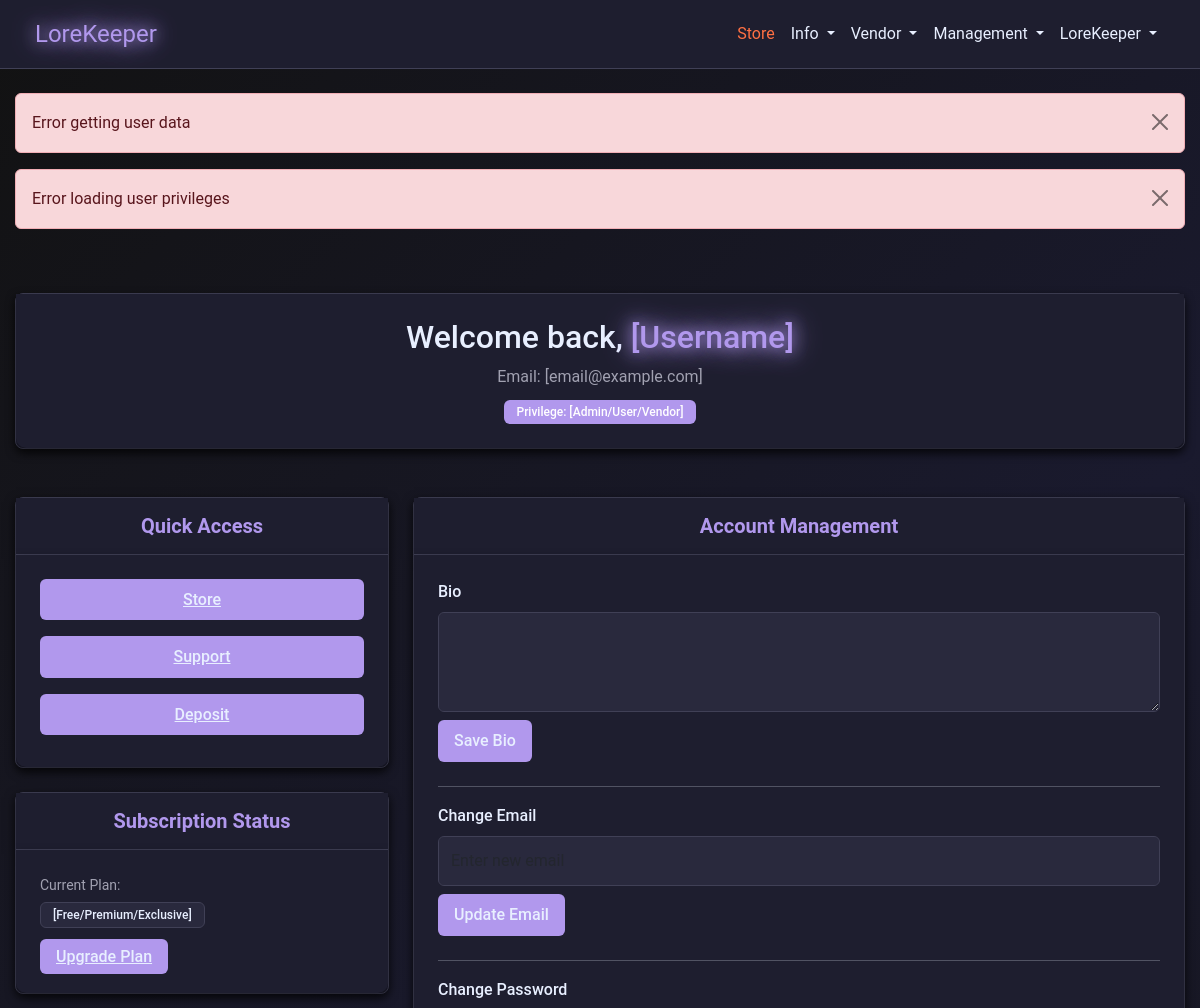
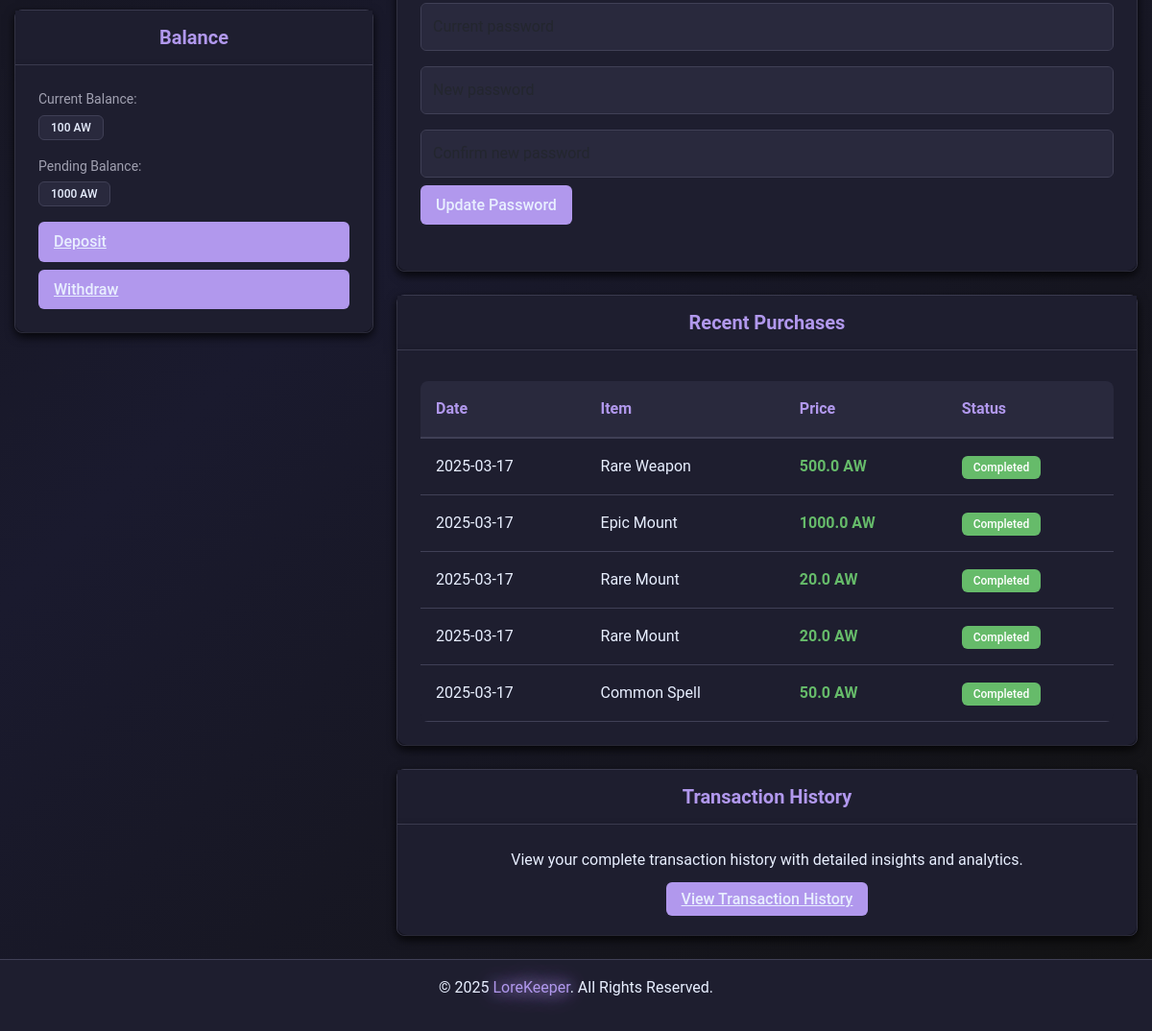
/account (signed in), run on the app's committed database (2 pictures, top to bottom).
### models.py (models this page shows)
class Purchase(db.Model):
    __tablename__ = "purchases"
    id = db.Column(db.Integer, primary_key=True)
    user_id = db.Column(
        db.Integer, db.ForeignKey("users.id"), nullable=False, index=True
    )
    item_id = db.Column(db.Integer, db.ForeignKey("items.id"), nullable=False)
    vendor_id = db.Column(db.Integer, db.ForeignKey("vendors.id"), nullable=False)
    quantity = db.Column(db.Integer, default=1)
    purchase_date = db.Column(db.DateTime, default=datetime.utcnow)
    total_price = db.Column(db.Float, nullable=False)
    user = db.relationship("User", back_populates="purchases")

### app.py (the view)
@app.route("/account", methods=["GET", "POST"])
def account():
    if not session.get("user_id"):
        return redirect(url_for("login"))
    user = User.query.get(session.get("user_id"))
    if not user:
        session.clear()
        return redirect(url_for("login"))
    purchases = (
        Purchase.query.filter_by(user_id=user.id)
        .order_by(Purchase.purchase_date.desc())
        .limit(5)
        .all()
    )
    for purchase in purchases:
        purchase.item_name = (
            Item.query.get(purchase.item_id).name if purchase.item_id else "N/A"
        )
        purchase.item_status = (
            "Completed"  # Or get from the actual status field if available
        )
    transactions = (
        SystemTransaction.query.filter(
            (SystemTransaction.sender_id == user.id)
            | (SystemTransaction.receiver_id == user.id)
        )
        .order_by(SystemTransaction.created_at.desc())
        .limit(10)
        .all()
    )
    for transaction in transactions:
        if transaction.sender_id > 0:
            sender = User.query.get(transaction.sender_id)
            transaction.sender_name = sender.username if sender else "Unknown"
        else:
            transaction.sender_name = (
                "System" if transaction.sender_id == SYSTEM_ID else "Payment Provider"
            )
        receiver = User.query.get(transaction.receiver_id)
        transaction.receiver_name = receiver.username if receiver else "Unknown"
    return render_template(
        "myaccount_template.html",
        purchases=purchases,
        transactions=transactions,
        user=user,
    )

### app.py (called while the page is built)
@app.after_request
def add_header(response):
    response.headers["Cache-Control"] = "no-store"
    return response

@app.before_request
def before_request():
    try:
        if session.get("user_id"):
            session.permanent = True
        else:
            getCookie()
    except Exception:
        session.clear()

### templates/myaccount_template.html (shortened to what this page needs)
{% extends "nav_footer_template.html" %}  {% block content %}
<div id="wrapper">
  <div class="container mt-5">
    <div class="account-card mb-5">
      <div class="card-body text-center">
        <h2 class="mb-2">Welcome back, <span id="username" class="glow">[Username]</span></h2>
        <p class="text-muted mb-2">Email: <span id="email">[email@example.com]</span></p>
        <span class="badge bg-primary">Privilege: <span id="privilege">[Admin/User/Vendor]</span></span>
      </div>
    </div>
    <div class="row">
      <div class="col-md-4">
        <div class="account-card mb-4">
          <div class="card-header">
            <h3>Quick Access</h3>
          </div>
          <div class="card-body quick-access">
            <div class="d-grid gap-2">
              <a href="/store" class="admin-btn admin-btn-primary">Store</a>
              <a href="/support" class="admin-btn admin-btn-primary">Support</a>
              <a href="/checkout/deposit" class="admin-btn admin-btn-primary">Deposit</a>
            </div>
          </div>
        </div>
        <div class="account-card mb-4">
          <div class="card-header">
            <h3>Subscription Status</h3>
          </div>
          <div class="card-body">
            <div class="balance-label">Current Plan:</div>
            <p class="mb-3">
              <span id="sub-tier" class="badge bg-secondary">[Free/Premium/Exclusive]</span>
            </p>
            <a href="/store#subscriptions" class="admin-btn admin-btn-primary">Upgrade Plan</a>
          </div>
        </div>
        <div class="account-card mb-4">
          <div class="card-header">
            <h3>Balance</h3>
          </div>
          <div class="card-body">
            <div class="balance-label">Current Balance:</div>
            <p class="mb-3">
              <span id="balance-field" class="badge bg-secondary"><span id="balance">100</span><span id="currency-code"> AW</span></span>
            </p>
            <div class="balance-label">Pending Balance:</div>
            <p class="mb-3">
              <span id="pending-balance-field" class="badge bg-secondary"><span id="pending-balance">1000</span><span id="currency-code"> AW</span></span>
            </p>
            <div class="d-grid gap-2">
              <a href="/checkout/deposit" class="admin-btn admin-btn-primary">Deposit</a>
              <a href="/store#subscriptions" class="admin-btn admin-btn-primary">Withdraw</a>
            </div>
          </div>
        </div>
      </div>
      <div class="col-md-8">
        <div class="account-card mb-4">
          <div class="card-header">
            <h3>Account Management</h3>
          </div>
          <div class="card-body">
            <form class="account-form">
              <div class="mb-4">
                <label for="bio" class="form-label">Bio</label>
                <textarea class="form-control mb-2" id="bio" rows="3"></textarea>
                <button href = "api/account/update_bio" type="button" class="admin-btn admin-btn-primary" id="update-bio">Save Bio</button>
              </div>
              <hr>
              <div class="mb-4">
                <label for="new-email" class="form-label">Change Email</label>
                <input type="email" class="form-control mb-2" id="new-email" placeholder="Enter new email"/>
                <button type="button" class="admin-btn admin-btn-primary">Update Email</button>
              </div>
              <hr>
              <div class="mb-4">
                <label class="form-label">Change Password</label>
                <input type="password" class="form-control" id="current-password" placeholder="Current password"/>
                <input type="password" class="form-control" id="new-password" placeholder="New password"/>
                <input type="password" class="form-control mb-2" id="confirm-password" placeholder="Confirm new password"/>
                <button type="button" class="admin-btn admin-btn-primary">Update Password</button>
              </div>
            </form>
          </div>
        </div>
        <div class="account-card mb-4">
          <div class="card-header">
            <h3>Recent Purchases</h3>
          </div>
          <div class="card-body">
            <div class="table-responsive">
              <table class="data-table">
                <thead>
                  <tr>
                    <th>Date</th>
                    <th>Item</th>
                    <th>Price</th>
                    <th>Status</th>
                  </tr>
                </thead>
                <tbody>
                  {% for purchase in purchases %}
                  <tr>
                    <td>{{ purchase.purchase_date.strftime('%Y-%m-%d') }}</td>
                    <td>{{ purchase.item_name }}</td>
                    <td><span class="amount-positive">{{ purchase.total_price }} AW</span></td>
                    <td><span class="badge bg-success">{{ purchase.item_status }}</span></td>
                  </tr>
                  {% endfor %}
                </tbody>
              </table>
            </div>
          </div>
        </div>
        <div class="account-card mb-4">
          <div class="card-header">
            <h3>Transaction History</h3>
          </div>
          <div class="card-body text-center">
            <p class="mb-3">View your complete transaction history with detailed insights and analytics.</p>
            <a href="/account/transactions" class="admin-btn admin-btn-primary">View Transaction History</a>
          </div>
        </div>
      </div>
    </div>
  </div>
</div>
{% endblock %}

### data on the page
Purchase: purchase_date "2025-03-17", item_name "Rare Weapon", total_price "500.0", item_status "Completed"
Purchase: purchase_date "2025-03-17", item_name "Epic Mount", total_price "1000.0", item_status "Completed"
Purchase: purchase_date "2025-03-17", item_name "Rare Mount", total_price "20.0", item_status "Completed"
Purchase: purchase_date "2025-03-17", item_name "Rare Mount", total_price "20.0", item_status "Completed"
Purchase: purchase_date "2025-03-17", item_name "Common Spell", total_price "50.0", item_status "Completed"

### other printed values
{{ session['username'] }} "LoreKeeper"
